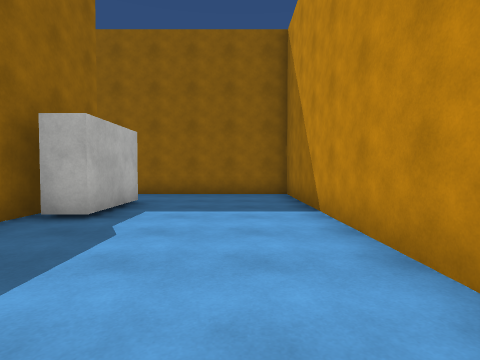
[1] (above)

16 first-person views from a walk through a Unity game level. The camera is 1.3 m above the floor, tilts 2° down and sees 80° across. The floor is counted in squares, 1.8 m on a side. Each view is taken from the middle of a square. On the plan, view 1 faces up. The plan holds only what a view shows up to about 10 squares ahead; the rest is blank. The place goes on beyond the plan. The player is left out. Surface patterns are stand-ins for the level's own textures.

[2]
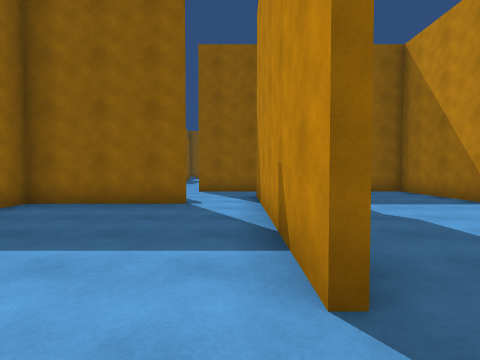

[3]
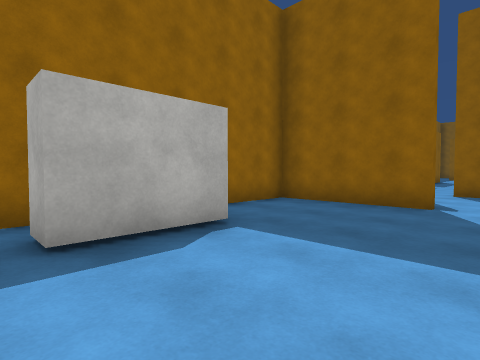

[4]
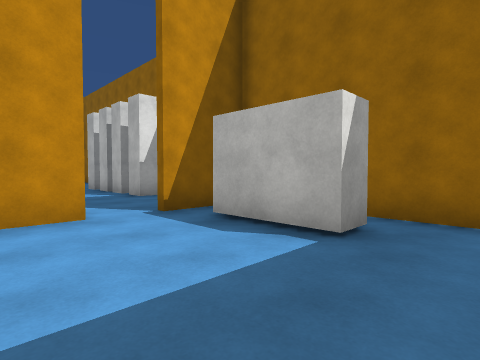

[5]
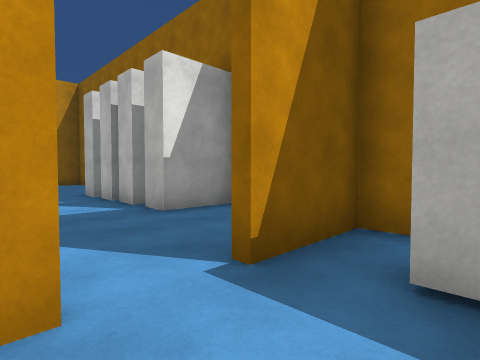

[6]
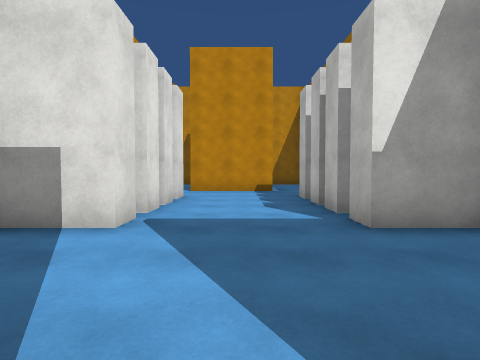

[7]
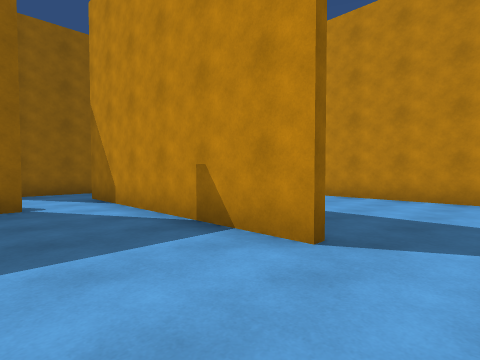

[8]
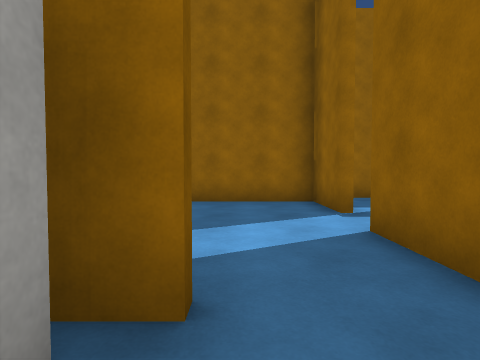

[9]
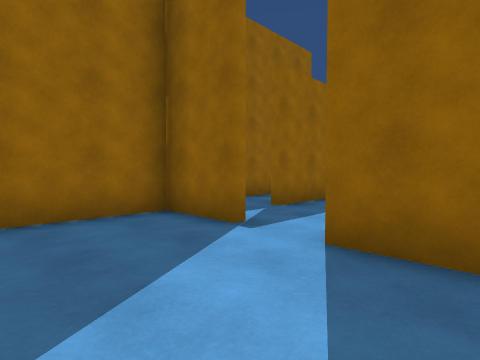

[10]
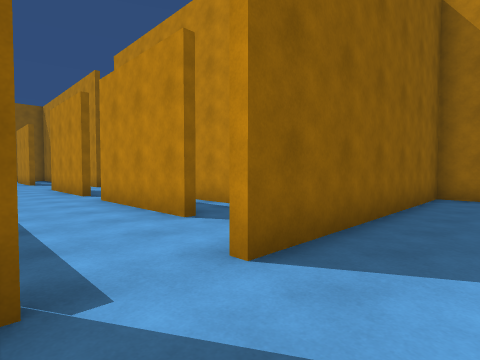

[11]
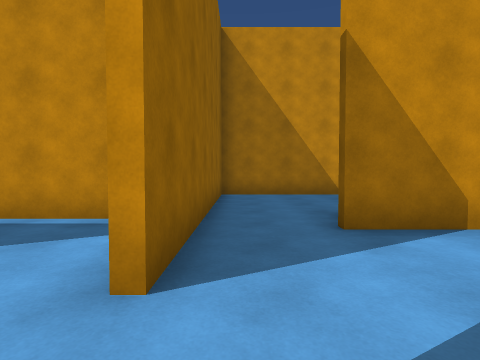

[12]
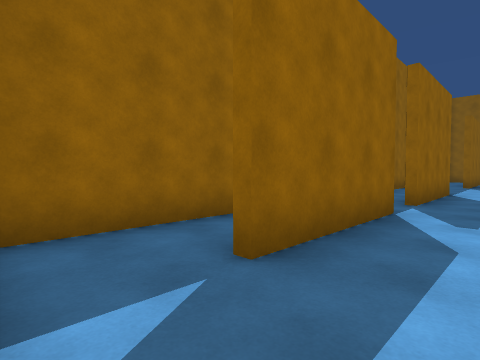

[13]
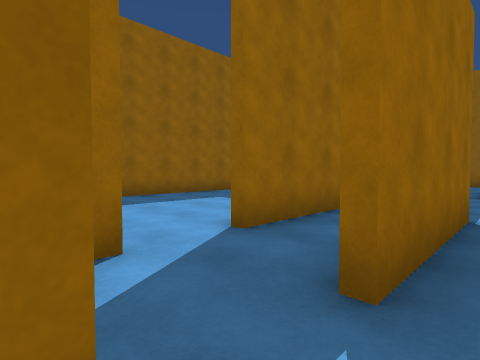

[14]
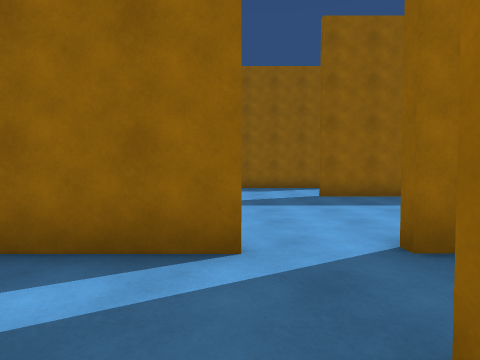

[15]
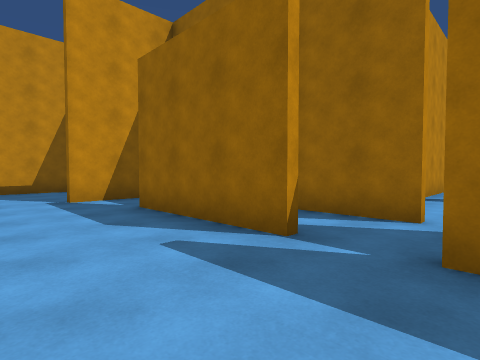

[16]
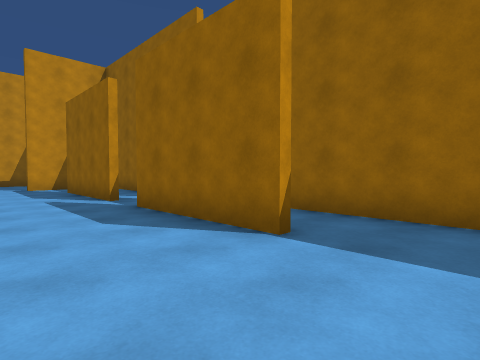

### Floor plan
Ten units are one square. View 1 is at (0, 0); x grows to the right and y downward. Boxes are objects, and circles mark ways between rooms. Rooms are numbered by the first view taken in them; rooms with no view inside come last. Other rooms are left out.
<svg viewBox="-99 -211 118 231">
<path fill="none" stroke="#000" d="M-23 -64 -23 -42 -30 -42M-33 -68 -33 -39M14 4 14 -85 -35 -85M-76 -16 -69 -16 -69 5M-35 -4 -35 -46M-51 -51 -85 -51 -85 -12M-85 2 -85 15 -65 15M-54 15 -44 15M-68 -85 -85 -85 -85 -59M-76 -53 -59 -53M-35 -85 -54 -85M-35 -46 -35 -68M-45 -155 -45 -188M-75 -142 -75 -106M-75 -191 -75 -155M-94 -151 -94 -92M-45 -106 -45 -142M-94 -206 -94 -165M-28 -99 -28 -128M-85 -89 -68 -89"/>
<circle cx="-30" cy="0" r="3" fill="#2a7"/>
<circle cx="-30" cy="-75" r="3" fill="#2a7"/>
<circle cx="-45" cy="-50" r="3" fill="#2a7"/>
<circle cx="-60" cy="-90" r="3" fill="#2a7"/>
<text x="-10" y="-40">1</text>
<text x="-60" y="-20">2</text>
<text x="-60" y="-70">3</text>
<text x="-60" y="-160">4</text>
</svg>
Room 1 opens to room 2. Room 1 opens to room 3. Room 2 opens to room 3. Room 3 opens to room 4.

Where each view was taken, in squares from view 1:
view 1: 0 up, 0 right, facing up
view 2: 1 down, 4 left, facing up
view 3: 1 down, 4 left, facing up-left
view 4: 3 up, 4 left, facing down-left
view 5: 0 up, 5 left, facing down-left
view 6: 1 down, 6 left, facing down
view 7: 1 down, 6 left, facing up-right
view 8: 7 up, 2 left, facing left
view 9: 6 up, 4 left, facing up-left
view 10: 7 up, 7 left, facing up-right
view 11: 8 up, 7 left, facing right
view 12: 9 up, 6 left, facing up-left
view 13: 14 up, 7 left, facing up-left
view 14: 15 up, 7 left, facing left
view 15: 16 up, 5 left, facing down-left
view 16: 21 up, 5 left, facing down-left
